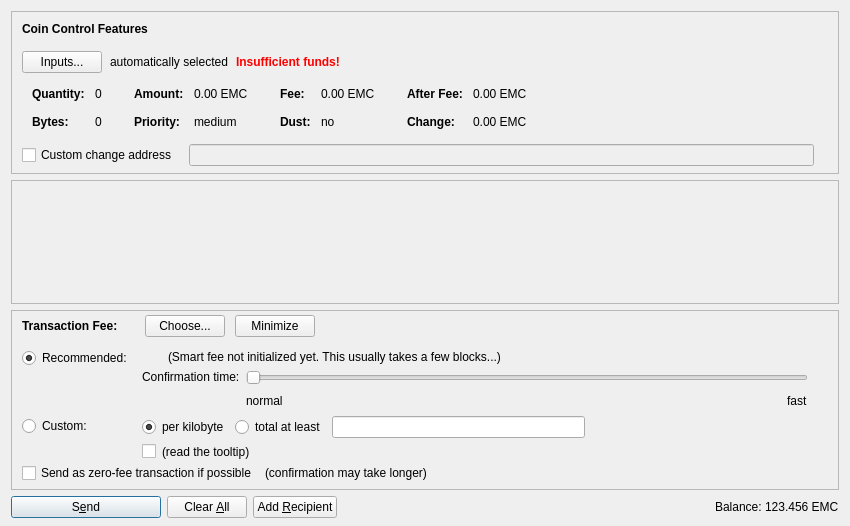
<?xml version="1.0" encoding="UTF-8"?>
<ui version="4.0">
 <class>SendCoinsDialog</class>
 <widget class="QDialog" name="SendCoinsDialog">
  <property name="geometry">
   <rect>
    <x>0</x>
    <y>0</y>
    <width>850</width>
    <height>526</height>
   </rect>
  </property>
  <property name="windowTitle">
   <string>Send Coins</string>
  </property>
  <layout class="QVBoxLayout" name="verticalLayout" stretch="0,1,0,0">
   <property name="bottomMargin">
    <number>8</number>
   </property>
   <item>
    <widget class="QFrame" name="frameCoinControl">
     <property name="sizePolicy">
      <sizepolicy hsizetype="Expanding" vsizetype="Expanding">
       <horstretch>0</horstretch>
       <verstretch>0</verstretch>
      </sizepolicy>
     </property>
     <property name="maximumSize">
      <size>
       <width>16777215</width>
       <height>16777215</height>
      </size>
     </property>
     <property name="frameShape">
      <enum>QFrame::StyledPanel</enum>
     </property>
     <property name="frameShadow">
      <enum>QFrame::Sunken</enum>
     </property>
     <layout class="QVBoxLayout" name="verticalLayoutCoinControl2">
      <property name="spacing">
       <number>0</number>
      </property>
      <property name="leftMargin">
       <number>0</number>
      </property>
      <property name="topMargin">
       <number>0</number>
      </property>
      <property name="rightMargin">
       <number>0</number>
      </property>
      <property name="bottomMargin">
       <number>6</number>
      </property>
      <item>
       <layout class="QVBoxLayout" name="verticalLayoutCoinControl" stretch="0,0,0,0,1">
        <property name="spacing">
         <number>0</number>
        </property>
        <property name="leftMargin">
         <number>10</number>
        </property>
        <property name="topMargin">
         <number>10</number>
        </property>
        <item>
         <layout class="QHBoxLayout" name="horizontalLayoutCoinControl1">
          <property name="bottomMargin">
           <number>15</number>
          </property>
          <item>
           <widget class="QLabel" name="labelCoinControlFeatures">
            <property name="sizePolicy">
             <sizepolicy hsizetype="Preferred" vsizetype="Maximum">
              <horstretch>0</horstretch>
              <verstretch>0</verstretch>
             </sizepolicy>
            </property>
            <property name="font">
             <font>
              <weight>75</weight>
              <bold>true</bold>
             </font>
            </property>
            <property name="styleSheet">
             <string notr="true">font-weight:bold;</string>
            </property>
            <property name="text">
             <string>Coin Control Features</string>
            </property>
           </widget>
          </item>
         </layout>
        </item>
        <item>
         <layout class="QHBoxLayout" name="horizontalLayoutCoinControl2" stretch="0,0,0,0">
          <property name="spacing">
           <number>8</number>
          </property>
          <property name="bottomMargin">
           <number>10</number>
          </property>
          <item>
           <widget class="QPushButton" name="pushButtonCoinControl">
            <property name="styleSheet">
             <string notr="true"/>
            </property>
            <property name="text">
             <string>Inputs...</string>
            </property>
            <property name="autoDefault">
             <bool>false</bool>
            </property>
           </widget>
          </item>
          <item>
           <widget class="QLabel" name="labelCoinControlAutomaticallySelected">
            <property name="text">
             <string>automatically selected</string>
            </property>
            <property name="margin">
             <number>5</number>
            </property>
           </widget>
          </item>
          <item>
           <widget class="QLabel" name="labelCoinControlInsuffFunds">
            <property name="font">
             <font>
              <weight>75</weight>
              <bold>true</bold>
             </font>
            </property>
            <property name="styleSheet">
             <string notr="true">color:red;font-weight:bold;</string>
            </property>
            <property name="text">
             <string>Insufficient funds!</string>
            </property>
            <property name="margin">
             <number>5</number>
            </property>
           </widget>
          </item>
          <item>
           <spacer name="horizontalSpacerCoinControl">
            <property name="orientation">
             <enum>Qt::Horizontal</enum>
            </property>
            <property name="sizeHint" stdset="0">
             <size>
              <width>40</width>
              <height>1</height>
             </size>
            </property>
           </spacer>
          </item>
         </layout>
        </item>
        <item>
         <widget class="QWidget" name="widgetCoinControl" native="true">
          <property name="sizePolicy">
           <sizepolicy hsizetype="Preferred" vsizetype="Preferred">
            <horstretch>0</horstretch>
            <verstretch>0</verstretch>
           </sizepolicy>
          </property>
          <property name="minimumSize">
           <size>
            <width>0</width>
            <height>0</height>
           </size>
          </property>
          <property name="styleSheet">
           <string notr="true"/>
          </property>
          <layout class="QHBoxLayout" name="horizontalLayoutCoinControl5">
           <property name="leftMargin">
            <number>0</number>
           </property>
           <property name="topMargin">
            <number>0</number>
           </property>
           <property name="rightMargin">
            <number>0</number>
           </property>
           <property name="bottomMargin">
            <number>0</number>
           </property>
           <item>
            <layout class="QHBoxLayout" name="horizontalLayoutCoinControl3" stretch="0,0,0,1">
             <property name="spacing">
              <number>20</number>
             </property>
             <property name="topMargin">
              <number>0</number>
             </property>
             <property name="bottomMargin">
              <number>10</number>
             </property>
             <item>
              <layout class="QFormLayout" name="formLayoutCoinControl1">
               <property name="horizontalSpacing">
                <number>10</number>
               </property>
               <property name="verticalSpacing">
                <number>14</number>
               </property>
               <property name="leftMargin">
                <number>10</number>
               </property>
               <property name="topMargin">
                <number>4</number>
               </property>
               <property name="rightMargin">
                <number>6</number>
               </property>
               <item row="0" column="0">
                <widget class="QLabel" name="labelCoinControlQuantityText">
                 <property name="font">
                  <font>
                   <weight>75</weight>
                   <bold>true</bold>
                  </font>
                 </property>
                 <property name="text">
                  <string>Quantity:</string>
                 </property>
                 <property name="margin">
                  <number>0</number>
                 </property>
                </widget>
               </item>
               <item row="0" column="1">
                <widget class="QLabel" name="labelCoinControlQuantity">
                 <property name="cursor">
                  <cursorShape>IBeamCursor</cursorShape>
                 </property>
                 <property name="contextMenuPolicy">
                  <enum>Qt::ActionsContextMenu</enum>
                 </property>
                 <property name="text">
                  <string notr="true">0</string>
                 </property>
                 <property name="margin">
                  <number>0</number>
                 </property>
                 <property name="textInteractionFlags">
                  <set>Qt::LinksAccessibleByMouse|Qt::TextSelectableByKeyboard|Qt::TextSelectableByMouse</set>
                 </property>
                </widget>
               </item>
               <item row="1" column="0">
                <widget class="QLabel" name="labelCoinControlBytesText">
                 <property name="font">
                  <font>
                   <weight>75</weight>
                   <bold>true</bold>
                  </font>
                 </property>
                 <property name="text">
                  <string>Bytes:</string>
                 </property>
                </widget>
               </item>
               <item row="1" column="1">
                <widget class="QLabel" name="labelCoinControlBytes">
                 <property name="cursor">
                  <cursorShape>IBeamCursor</cursorShape>
                 </property>
                 <property name="contextMenuPolicy">
                  <enum>Qt::ActionsContextMenu</enum>
                 </property>
                 <property name="text">
                  <string notr="true">0</string>
                 </property>
                 <property name="textInteractionFlags">
                  <set>Qt::LinksAccessibleByMouse|Qt::TextSelectableByKeyboard|Qt::TextSelectableByMouse</set>
                 </property>
                </widget>
               </item>
              </layout>
             </item>
             <item>
              <layout class="QFormLayout" name="formLayoutCoinControl2">
               <property name="horizontalSpacing">
                <number>10</number>
               </property>
               <property name="verticalSpacing">
                <number>14</number>
               </property>
               <property name="leftMargin">
                <number>6</number>
               </property>
               <property name="topMargin">
                <number>4</number>
               </property>
               <property name="rightMargin">
                <number>6</number>
               </property>
               <item row="0" column="0">
                <widget class="QLabel" name="labelCoinControlAmountText">
                 <property name="font">
                  <font>
                   <weight>75</weight>
                   <bold>true</bold>
                  </font>
                 </property>
                 <property name="text">
                  <string>Amount:</string>
                 </property>
                 <property name="margin">
                  <number>0</number>
                 </property>
                </widget>
               </item>
               <item row="0" column="1">
                <widget class="QLabel" name="labelCoinControlAmount">
                 <property name="cursor">
                  <cursorShape>IBeamCursor</cursorShape>
                 </property>
                 <property name="contextMenuPolicy">
                  <enum>Qt::ActionsContextMenu</enum>
                 </property>
                 <property name="text">
                  <string notr="true">0.00 EMC</string>
                 </property>
                 <property name="textInteractionFlags">
                  <set>Qt::LinksAccessibleByMouse|Qt::TextSelectableByKeyboard|Qt::TextSelectableByMouse</set>
                 </property>
                </widget>
               </item>
               <item row="1" column="0">
                <widget class="QLabel" name="labelCoinControlPriorityText">
                 <property name="font">
                  <font>
                   <weight>75</weight>
                   <bold>true</bold>
                  </font>
                 </property>
                 <property name="text">
                  <string>Priority:</string>
                 </property>
                </widget>
               </item>
               <item row="1" column="1">
                <widget class="QLabel" name="labelCoinControlPriority">
                 <property name="cursor">
                  <cursorShape>IBeamCursor</cursorShape>
                 </property>
                 <property name="contextMenuPolicy">
                  <enum>Qt::ActionsContextMenu</enum>
                 </property>
                 <property name="text">
                  <string notr="true">medium</string>
                 </property>
                 <property name="textInteractionFlags">
                  <set>Qt::LinksAccessibleByMouse|Qt::TextSelectableByKeyboard|Qt::TextSelectableByMouse</set>
                 </property>
                </widget>
               </item>
              </layout>
             </item>
             <item>
              <layout class="QFormLayout" name="formLayoutCoinControl3">
               <property name="horizontalSpacing">
                <number>10</number>
               </property>
               <property name="verticalSpacing">
                <number>14</number>
               </property>
               <property name="leftMargin">
                <number>6</number>
               </property>
               <property name="topMargin">
                <number>4</number>
               </property>
               <property name="rightMargin">
                <number>6</number>
               </property>
               <item row="0" column="0">
                <widget class="QLabel" name="labelCoinControlFeeText">
                 <property name="font">
                  <font>
                   <weight>75</weight>
                   <bold>true</bold>
                  </font>
                 </property>
                 <property name="text">
                  <string>Fee:</string>
                 </property>
                 <property name="margin">
                  <number>0</number>
                 </property>
                </widget>
               </item>
               <item row="0" column="1">
                <widget class="QLabel" name="labelCoinControlFee">
                 <property name="cursor">
                  <cursorShape>IBeamCursor</cursorShape>
                 </property>
                 <property name="contextMenuPolicy">
                  <enum>Qt::ActionsContextMenu</enum>
                 </property>
                 <property name="text">
                  <string notr="true">0.00 EMC</string>
                 </property>
                 <property name="textInteractionFlags">
                  <set>Qt::LinksAccessibleByMouse|Qt::TextSelectableByKeyboard|Qt::TextSelectableByMouse</set>
                 </property>
                </widget>
               </item>
               <item row="1" column="0">
                <widget class="QLabel" name="labelCoinControlLowOutputText">
                 <property name="font">
                  <font>
                   <weight>75</weight>
                   <bold>true</bold>
                  </font>
                 </property>
                 <property name="text">
                  <string>Dust:</string>
                 </property>
                </widget>
               </item>
               <item row="1" column="1">
                <widget class="QLabel" name="labelCoinControlLowOutput">
                 <property name="cursor">
                  <cursorShape>IBeamCursor</cursorShape>
                 </property>
                 <property name="contextMenuPolicy">
                  <enum>Qt::ActionsContextMenu</enum>
                 </property>
                 <property name="text">
                  <string notr="true">no</string>
                 </property>
                 <property name="textInteractionFlags">
                  <set>Qt::LinksAccessibleByMouse|Qt::TextSelectableByKeyboard|Qt::TextSelectableByMouse</set>
                 </property>
                </widget>
               </item>
              </layout>
             </item>
             <item>
              <layout class="QFormLayout" name="formLayoutCoinControl4">
               <property name="horizontalSpacing">
                <number>10</number>
               </property>
               <property name="verticalSpacing">
                <number>14</number>
               </property>
               <property name="leftMargin">
                <number>6</number>
               </property>
               <property name="topMargin">
                <number>4</number>
               </property>
               <property name="rightMargin">
                <number>6</number>
               </property>
               <item row="0" column="0">
                <widget class="QLabel" name="labelCoinControlAfterFeeText">
                 <property name="font">
                  <font>
                   <weight>75</weight>
                   <bold>true</bold>
                  </font>
                 </property>
                 <property name="text">
                  <string>After Fee:</string>
                 </property>
                 <property name="margin">
                  <number>0</number>
                 </property>
                </widget>
               </item>
               <item row="0" column="1">
                <widget class="QLabel" name="labelCoinControlAfterFee">
                 <property name="cursor">
                  <cursorShape>IBeamCursor</cursorShape>
                 </property>
                 <property name="contextMenuPolicy">
                  <enum>Qt::ActionsContextMenu</enum>
                 </property>
                 <property name="text">
                  <string notr="true">0.00 EMC</string>
                 </property>
                 <property name="textInteractionFlags">
                  <set>Qt::LinksAccessibleByMouse|Qt::TextSelectableByKeyboard|Qt::TextSelectableByMouse</set>
                 </property>
                </widget>
               </item>
               <item row="1" column="0">
                <widget class="QLabel" name="labelCoinControlChangeText">
                 <property name="font">
                  <font>
                   <weight>75</weight>
                   <bold>true</bold>
                  </font>
                 </property>
                 <property name="text">
                  <string>Change:</string>
                 </property>
                </widget>
               </item>
               <item row="1" column="1">
                <widget class="QLabel" name="labelCoinControlChange">
                 <property name="cursor">
                  <cursorShape>IBeamCursor</cursorShape>
                 </property>
                 <property name="contextMenuPolicy">
                  <enum>Qt::ActionsContextMenu</enum>
                 </property>
                 <property name="text">
                  <string notr="true">0.00 EMC</string>
                 </property>
                 <property name="textInteractionFlags">
                  <set>Qt::LinksAccessibleByMouse|Qt::TextSelectableByKeyboard|Qt::TextSelectableByMouse</set>
                 </property>
                </widget>
               </item>
              </layout>
             </item>
            </layout>
           </item>
          </layout>
         </widget>
        </item>
        <item>
         <layout class="QHBoxLayout" name="horizontalLayoutCoinControl4" stretch="0,0,0">
          <property name="spacing">
           <number>12</number>
          </property>
          <property name="sizeConstraint">
           <enum>QLayout::SetDefaultConstraint</enum>
          </property>
          <property name="topMargin">
           <number>5</number>
          </property>
          <property name="rightMargin">
           <number>5</number>
          </property>
          <item>
           <widget class="QCheckBox" name="checkBoxCoinControlChange">
            <property name="toolTip">
             <string>If this is activated, but the change address is empty or invalid, change will be sent to a newly generated address.</string>
            </property>
            <property name="text">
             <string>Custom change address</string>
            </property>
           </widget>
          </item>
          <item>
           <widget class="QValidatedLineEdit" name="lineEditCoinControlChange">
            <property name="enabled">
             <bool>false</bool>
            </property>
            <property name="sizePolicy">
             <sizepolicy hsizetype="Expanding" vsizetype="Fixed">
              <horstretch>0</horstretch>
              <verstretch>0</verstretch>
             </sizepolicy>
            </property>
           </widget>
          </item>
          <item>
           <widget class="QLabel" name="labelCoinControlChangeLabel">
            <property name="sizePolicy">
             <sizepolicy hsizetype="Preferred" vsizetype="Expanding">
              <horstretch>0</horstretch>
              <verstretch>0</verstretch>
             </sizepolicy>
            </property>
            <property name="minimumSize">
             <size>
              <width>0</width>
              <height>0</height>
             </size>
            </property>
            <property name="text">
             <string/>
            </property>
            <property name="margin">
             <number>3</number>
            </property>
           </widget>
          </item>
         </layout>
        </item>
        <item>
         <spacer name="verticalSpacerCoinControl">
          <property name="orientation">
           <enum>Qt::Vertical</enum>
          </property>
          <property name="sizeHint" stdset="0">
           <size>
            <width>800</width>
            <height>1</height>
           </size>
          </property>
         </spacer>
        </item>
       </layout>
      </item>
     </layout>
    </widget>
   </item>
   <item>
    <widget class="QScrollArea" name="scrollArea">
     <property name="widgetResizable">
      <bool>true</bool>
     </property>
     <widget class="QWidget" name="scrollAreaWidgetContents">
      <property name="geometry">
       <rect>
        <x>0</x>
        <y>0</y>
        <width>830</width>
        <height>68</height>
       </rect>
      </property>
      <layout class="QVBoxLayout" name="verticalLayout_2" stretch="0,1">
       <property name="leftMargin">
        <number>0</number>
       </property>
       <property name="topMargin">
        <number>0</number>
       </property>
       <property name="rightMargin">
        <number>0</number>
       </property>
       <property name="bottomMargin">
        <number>0</number>
       </property>
       <item>
        <layout class="QVBoxLayout" name="entries">
         <property name="spacing">
          <number>6</number>
         </property>
        </layout>
       </item>
       <item>
        <spacer name="verticalSpacer">
         <property name="orientation">
          <enum>Qt::Vertical</enum>
         </property>
         <property name="sizeHint" stdset="0">
          <size>
           <width>20</width>
           <height>40</height>
          </size>
         </property>
        </spacer>
       </item>
      </layout>
     </widget>
    </widget>
   </item>
   <item>
    <widget class="QFrame" name="frameFee">
     <property name="sizePolicy">
      <sizepolicy hsizetype="Expanding" vsizetype="Expanding">
       <horstretch>0</horstretch>
       <verstretch>0</verstretch>
      </sizepolicy>
     </property>
     <property name="maximumSize">
      <size>
       <width>16777215</width>
       <height>16777215</height>
      </size>
     </property>
     <property name="frameShape">
      <enum>QFrame::StyledPanel</enum>
     </property>
     <property name="frameShadow">
      <enum>QFrame::Sunken</enum>
     </property>
     <layout class="QVBoxLayout" name="verticalLayoutFee1">
      <property name="spacing">
       <number>0</number>
      </property>
      <property name="leftMargin">
       <number>0</number>
      </property>
      <property name="topMargin">
       <number>0</number>
      </property>
      <property name="rightMargin">
       <number>0</number>
      </property>
      <property name="bottomMargin">
       <number>0</number>
      </property>
      <item>
       <layout class="QVBoxLayout" name="verticalLayoutFee2" stretch="0,0,0">
        <property name="spacing">
         <number>0</number>
        </property>
        <property name="leftMargin">
         <number>10</number>
        </property>
        <property name="topMargin">
         <number>0</number>
        </property>
        <item>
         <layout class="QHBoxLayout" name="horizontalLayoutFee1">
          <property name="bottomMargin">
           <number>0</number>
          </property>
          <item>
           <layout class="QVBoxLayout" name="verticalLayoutFee7">
            <property name="spacing">
             <number>0</number>
            </property>
            <item>
             <spacer name="verticalSpacerSmartFee">
              <property name="orientation">
               <enum>Qt::Vertical</enum>
              </property>
              <property name="sizeType">
               <enum>QSizePolicy::Fixed</enum>
              </property>
              <property name="sizeHint" stdset="0">
               <size>
                <width>1</width>
                <height>4</height>
               </size>
              </property>
             </spacer>
            </item>
            <item>
             <layout class="QHBoxLayout" name="horizontalLayoutSmartFee">
              <property name="spacing">
               <number>10</number>
              </property>
              <item>
               <widget class="QLabel" name="labelFeeHeadline">
                <property name="sizePolicy">
                 <sizepolicy hsizetype="Preferred" vsizetype="Maximum">
                  <horstretch>0</horstretch>
                  <verstretch>0</verstretch>
                 </sizepolicy>
                </property>
                <property name="font">
                 <font>
                  <weight>75</weight>
                  <bold>true</bold>
                 </font>
                </property>
                <property name="styleSheet">
                 <string notr="true">font-weight:bold;</string>
                </property>
                <property name="text">
                 <string>Transaction Fee:</string>
                </property>
               </widget>
              </item>
              <item>
               <widget class="QLabel" name="labelFeeMinimized">
                <property name="text">
                 <string/>
                </property>
               </widget>
              </item>
              <item>
               <widget class="QPushButton" name="buttonChooseFee">
                <property name="text">
                 <string>Choose...</string>
                </property>
               </widget>
              </item>
              <item>
               <widget class="QPushButton" name="buttonMinimizeFee">
                <property name="toolTip">
                 <string>collapse fee-settings</string>
                </property>
                <property name="text">
                 <string>Minimize</string>
                </property>
               </widget>
              </item>
             </layout>
            </item>
            <item>
             <spacer name="verticalSpacer_5">
              <property name="orientation">
               <enum>Qt::Vertical</enum>
              </property>
              <property name="sizeHint" stdset="0">
               <size>
                <width>1</width>
                <height>1</height>
               </size>
              </property>
             </spacer>
            </item>
           </layout>
          </item>
          <item>
           <spacer name="horizontalSpacer_4">
            <property name="orientation">
             <enum>Qt::Horizontal</enum>
            </property>
            <property name="sizeHint" stdset="0">
             <size>
              <width>40</width>
              <height>20</height>
             </size>
            </property>
           </spacer>
          </item>
         </layout>
        </item>
        <item>
         <widget class="QFrame" name="frameFeeSelection">
          <layout class="QVBoxLayout" name="verticalLayoutFee12">
           <property name="spacing">
            <number>0</number>
           </property>
           <property name="leftMargin">
            <number>0</number>
           </property>
           <property name="topMargin">
            <number>0</number>
           </property>
           <property name="rightMargin">
            <number>0</number>
           </property>
           <property name="bottomMargin">
            <number>0</number>
           </property>
           <item>
            <layout class="QGridLayout" name="gridLayoutFee">
             <property name="topMargin">
              <number>10</number>
             </property>
             <property name="bottomMargin">
              <number>4</number>
             </property>
             <property name="horizontalSpacing">
              <number>10</number>
             </property>
             <property name="verticalSpacing">
              <number>4</number>
             </property>
             <item row="1" column="1">
              <layout class="QVBoxLayout" name="verticalLayoutFee8">
               <property name="spacing">
                <number>6</number>
               </property>
               <item>
                <layout class="QHBoxLayout" name="horizontalLayoutFee13">
                 <item>
                  <widget class="QRadioButton" name="radioCustomPerKilobyte">
                   <property name="toolTip">
                    <string>If the custom fee is set to 1000 satoshis and the transaction is only 250 bytes, then &quot;per kilobyte&quot; only pays 250 satoshis in fee, while &quot;at least&quot; pays 1000 satoshis. For transactions bigger than a kilobyte both pay by kilobyte.</string>
                   </property>
                   <property name="text">
                    <string>per kilobyte</string>
                   </property>
                   <property name="checked">
                    <bool>true</bool>
                   </property>
                   <attribute name="buttonGroup">
                    <string notr="true">groupCustomFee</string>
                   </attribute>
                  </widget>
                 </item>
                 <item>
                  <widget class="QRadioButton" name="radioCustomAtLeast">
                   <property name="toolTip">
                    <string>If the custom fee is set to 1000 satoshis and the transaction is only 250 bytes, then &quot;per kilobyte&quot; only pays 250 satoshis in fee, while &quot;total at least&quot; pays 1000 satoshis. For transactions bigger than a kilobyte both pay by kilobyte.</string>
                   </property>
                   <property name="text">
                    <string>total at least</string>
                   </property>
                   <attribute name="buttonGroup">
                    <string notr="true">groupCustomFee</string>
                   </attribute>
                  </widget>
                 </item>
                 <item>
                  <widget class="BitcoinAmountField" name="customFee"/>
                 </item>
                 <item>
                  <spacer name="horizontalSpacer_6">
                   <property name="orientation">
                    <enum>Qt::Horizontal</enum>
                   </property>
                   <property name="sizeHint" stdset="0">
                    <size>
                     <width>1</width>
                     <height>1</height>
                    </size>
                   </property>
                  </spacer>
                 </item>
                </layout>
               </item>
               <item>
                <layout class="QHBoxLayout" name="horizontalLayoutFee8">
                 <item>
                  <widget class="QCheckBox" name="checkBoxMinimumFee">
                   <property name="toolTip">
                    <string>Paying only the minimum fee is just fine as long as there is less transaction volume than space in the blocks. But be aware that this can end up in a never confirming transaction once there is more demand for emercoin transactions than the network can process.</string>
                   </property>
                   <property name="text">
                    <string/>
                   </property>
                  </widget>
                 </item>
                 <item>
                  <widget class="QLabel" name="labelMinFeeWarning">
                   <property name="enabled">
                    <bool>true</bool>
                   </property>
                   <property name="toolTip">
                    <string>Paying only the minimum fee is just fine as long as there is less transaction volume than space in the blocks. But be aware that this can end up in a never confirming transaction once there is more demand for emercoin transactions than the network can process.</string>
                   </property>
                   <property name="text">
                    <string>(read the tooltip)</string>
                   </property>
                   <property name="margin">
                    <number>5</number>
                   </property>
                  </widget>
                 </item>
                 <item>
                  <spacer name="horizontalSpacer_2">
                   <property name="orientation">
                    <enum>Qt::Horizontal</enum>
                   </property>
                   <property name="sizeHint" stdset="0">
                    <size>
                     <width>1</width>
                     <height>1</height>
                    </size>
                   </property>
                  </spacer>
                 </item>
                </layout>
               </item>
              </layout>
             </item>
             <item row="0" column="0">
              <layout class="QVBoxLayout" name="verticalLayoutFee4" stretch="0,1">
               <item>
                <widget class="QRadioButton" name="radioSmartFee">
                 <property name="text">
                  <string>Recommended:</string>
                 </property>
                 <property name="checked">
                  <bool>true</bool>
                 </property>
                 <attribute name="buttonGroup">
                  <string notr="true">groupFee</string>
                 </attribute>
                </widget>
               </item>
               <item>
                <spacer name="verticalSpacer_2">
                 <property name="orientation">
                  <enum>Qt::Vertical</enum>
                 </property>
                 <property name="sizeHint" stdset="0">
                  <size>
                   <width>1</width>
                   <height>1</height>
                  </size>
                 </property>
                </spacer>
               </item>
              </layout>
             </item>
             <item row="1" column="0">
              <layout class="QVBoxLayout" name="verticalLayoutFee9" stretch="0,1">
               <item>
                <widget class="QRadioButton" name="radioCustomFee">
                 <property name="text">
                  <string>Custom:</string>
                 </property>
                 <attribute name="buttonGroup">
                  <string notr="true">groupFee</string>
                 </attribute>
                </widget>
               </item>
               <item>
                <spacer name="verticalSpacer_6">
                 <property name="orientation">
                  <enum>Qt::Vertical</enum>
                 </property>
                 <property name="sizeHint" stdset="0">
                  <size>
                   <width>1</width>
                   <height>1</height>
                  </size>
                 </property>
                </spacer>
               </item>
              </layout>
             </item>
             <item row="0" column="1">
              <layout class="QVBoxLayout" name="verticalLayoutFee3" stretch="0,0,1">
               <property name="spacing">
                <number>6</number>
               </property>
               <property name="topMargin">
                <number>2</number>
               </property>
               <item>
                <layout class="QHBoxLayout" name="horizontalLayoutFee12">
                 <item>
                  <widget class="QLabel" name="labelSmartFee">
                   <property name="text">
                    <string/>
                   </property>
                   <property name="margin">
                    <number>2</number>
                   </property>
                  </widget>
                 </item>
                 <item>
                  <widget class="QLabel" name="labelFeeEstimation">
                   <property name="text">
                    <string/>
                   </property>
                  </widget>
                 </item>
                 <item>
                  <widget class="QLabel" name="labelSmartFee2">
                   <property name="text">
                    <string>(Smart fee not initialized yet. This usually takes a few blocks...)</string>
                   </property>
                   <property name="margin">
                    <number>2</number>
                   </property>
                  </widget>
                 </item>
                 <item>
                  <spacer name="horizontalSpacer_5">
                   <property name="orientation">
                    <enum>Qt::Horizontal</enum>
                   </property>
                   <property name="sizeHint" stdset="0">
                    <size>
                     <width>1</width>
                     <height>1</height>
                    </size>
                   </property>
                  </spacer>
                 </item>
                </layout>
               </item>
               <item>
                <layout class="QHBoxLayout" name="horizontalLayoutFee9">
                 <item>
                  <layout class="QVBoxLayout" name="verticalLayoutFee6">
                   <item>
                    <widget class="QLabel" name="labelSmartFee3">
                     <property name="text">
                      <string>Confirmation time:</string>
                     </property>
                     <property name="margin">
                      <number>2</number>
                     </property>
                    </widget>
                   </item>
                   <item>
                    <spacer name="verticalSpacer_3">
                     <property name="orientation">
                      <enum>Qt::Vertical</enum>
                     </property>
                     <property name="sizeHint" stdset="0">
                      <size>
                       <width>1</width>
                       <height>1</height>
                      </size>
                     </property>
                    </spacer>
                   </item>
                  </layout>
                 </item>
                 <item>
                  <layout class="QVBoxLayout" name="verticalLayoutFee5">
                   <property name="rightMargin">
                    <number>30</number>
                   </property>
                   <item>
                    <widget class="QSlider" name="sliderSmartFee">
                     <property name="minimum">
                      <number>0</number>
                     </property>
                     <property name="maximum">
                      <number>24</number>
                     </property>
                     <property name="pageStep">
                      <number>1</number>
                     </property>
                     <property name="value">
                      <number>0</number>
                     </property>
                     <property name="orientation">
                      <enum>Qt::Horizontal</enum>
                     </property>
                     <property name="invertedAppearance">
                      <bool>false</bool>
                     </property>
                     <property name="invertedControls">
                      <bool>false</bool>
                     </property>
                     <property name="tickPosition">
                      <enum>QSlider::NoTicks</enum>
                     </property>
                    </widget>
                   </item>
                   <item>
                    <layout class="QHBoxLayout" name="horizontalLayoutFee10">
                     <item>
                      <widget class="QLabel" name="labelSmartFeeNormal">
                       <property name="text">
                        <string>normal</string>
                       </property>
                      </widget>
                     </item>
                     <item>
                      <spacer name="horizontalSpacer_3">
                       <property name="orientation">
                        <enum>Qt::Horizontal</enum>
                       </property>
                       <property name="sizeHint" stdset="0">
                        <size>
                         <width>40</width>
                         <height>20</height>
                        </size>
                       </property>
                      </spacer>
                     </item>
                     <item>
                      <widget class="QLabel" name="labelSmartFeeFast">
                       <property name="text">
                        <string>fast</string>
                       </property>
                      </widget>
                     </item>
                    </layout>
                   </item>
                  </layout>
                 </item>
                </layout>
               </item>
               <item>
                <spacer name="verticalSpacer_4">
                 <property name="orientation">
                  <enum>Qt::Vertical</enum>
                 </property>
                 <property name="sizeHint" stdset="0">
                  <size>
                   <width>1</width>
                   <height>1</height>
                  </size>
                 </property>
                </spacer>
               </item>
              </layout>
             </item>
            </layout>
           </item>
           <item>
            <layout class="QHBoxLayout" name="horizontalLayoutFee5" stretch="0,0,0">
             <property name="spacing">
              <number>8</number>
             </property>
             <property name="bottomMargin">
              <number>4</number>
             </property>
             <item>
              <widget class="QCheckBox" name="checkBoxFreeTx">
               <property name="text">
                <string>Send as zero-fee transaction if possible</string>
               </property>
              </widget>
             </item>
             <item>
              <widget class="QLabel" name="labelFreeTx">
               <property name="text">
                <string>(confirmation may take longer)</string>
               </property>
               <property name="margin">
                <number>5</number>
               </property>
              </widget>
             </item>
             <item>
              <spacer name="horizontalSpacerFee5">
               <property name="orientation">
                <enum>Qt::Horizontal</enum>
               </property>
               <property name="sizeHint" stdset="0">
                <size>
                 <width>1</width>
                 <height>1</height>
                </size>
               </property>
              </spacer>
             </item>
            </layout>
           </item>
           <item>
            <spacer name="verticalSpacerFee2">
             <property name="orientation">
              <enum>Qt::Vertical</enum>
             </property>
             <property name="sizeHint" stdset="0">
              <size>
               <width>1</width>
               <height>1</height>
              </size>
             </property>
            </spacer>
           </item>
          </layout>
         </widget>
        </item>
        <item>
         <spacer name="verticalSpacerFee">
          <property name="orientation">
           <enum>Qt::Vertical</enum>
          </property>
          <property name="sizeHint" stdset="0">
           <size>
            <width>800</width>
            <height>1</height>
           </size>
          </property>
         </spacer>
        </item>
       </layout>
      </item>
     </layout>
    </widget>
   </item>
   <item>
    <layout class="QHBoxLayout" name="horizontalLayout">
     <item>
      <widget class="QPushButton" name="sendButton">
       <property name="minimumSize">
        <size>
         <width>150</width>
         <height>0</height>
        </size>
       </property>
       <property name="toolTip">
        <string>Confirm the send action</string>
       </property>
       <property name="text">
        <string>S&amp;end</string>
       </property>
       <property name="icon">
        <iconset resource="../bitcoin.qrc">
         <normaloff>:/icons/send</normaloff>:/icons/send</iconset>
       </property>
       <property name="autoDefault">
        <bool>false</bool>
       </property>
       <property name="default">
        <bool>true</bool>
       </property>
      </widget>
     </item>
     <item>
      <widget class="QPushButton" name="clearButton">
       <property name="sizePolicy">
        <sizepolicy hsizetype="Minimum" vsizetype="Fixed">
         <horstretch>0</horstretch>
         <verstretch>0</verstretch>
        </sizepolicy>
       </property>
       <property name="toolTip">
        <string>Clear all fields of the form.</string>
       </property>
       <property name="text">
        <string>Clear &amp;All</string>
       </property>
       <property name="icon">
        <iconset resource="../bitcoin.qrc">
         <normaloff>:/icons/remove</normaloff>:/icons/remove</iconset>
       </property>
       <property name="autoDefault">
        <bool>false</bool>
       </property>
      </widget>
     </item>
     <item>
      <widget class="QPushButton" name="addButton">
       <property name="toolTip">
        <string>Send to multiple recipients at once</string>
       </property>
       <property name="text">
        <string>Add &amp;Recipient</string>
       </property>
       <property name="icon">
        <iconset resource="../bitcoin.qrc">
         <normaloff>:/icons/add</normaloff>:/icons/add</iconset>
       </property>
       <property name="autoDefault">
        <bool>false</bool>
       </property>
      </widget>
     </item>
     <item>
      <spacer name="horizontalSpacer">
       <property name="orientation">
        <enum>Qt::Horizontal</enum>
       </property>
       <property name="sizeHint" stdset="0">
        <size>
         <width>40</width>
         <height>20</height>
        </size>
       </property>
      </spacer>
     </item>
     <item>
      <layout class="QHBoxLayout" name="horizontalLayout_2">
       <property name="spacing">
        <number>3</number>
       </property>
       <item>
        <widget class="QLabel" name="label">
         <property name="sizePolicy">
          <sizepolicy hsizetype="Preferred" vsizetype="Fixed">
           <horstretch>0</horstretch>
           <verstretch>0</verstretch>
          </sizepolicy>
         </property>
         <property name="text">
          <string>Balance:</string>
         </property>
        </widget>
       </item>
       <item>
        <widget class="QLabel" name="labelBalance">
         <property name="sizePolicy">
          <sizepolicy hsizetype="Preferred" vsizetype="Fixed">
           <horstretch>0</horstretch>
           <verstretch>0</verstretch>
          </sizepolicy>
         </property>
         <property name="cursor">
          <cursorShape>IBeamCursor</cursorShape>
         </property>
         <property name="text">
          <string notr="true">123.456 EMC</string>
         </property>
         <property name="textInteractionFlags">
          <set>Qt::LinksAccessibleByMouse|Qt::TextSelectableByKeyboard|Qt::TextSelectableByMouse</set>
         </property>
        </widget>
       </item>
      </layout>
     </item>
    </layout>
   </item>
  </layout>
 </widget>
 <customwidgets>
  <customwidget>
   <class>QValidatedLineEdit</class>
   <extends>QLineEdit</extends>
   <header>qvalidatedlineedit.h</header>
  </customwidget>
  <customwidget>
   <class>BitcoinAmountField</class>
   <extends>QLineEdit</extends>
   <header>bitcoinamountfield.h</header>
   <container>1</container>
  </customwidget>
 </customwidgets>
 <resources>
  <include location="../bitcoin.qrc"/>
 </resources>
 <connections/>
 <buttongroups>
  <buttongroup name="groupFee"/>
  <buttongroup name="groupCustomFee"/>
 </buttongroups>
</ui>
